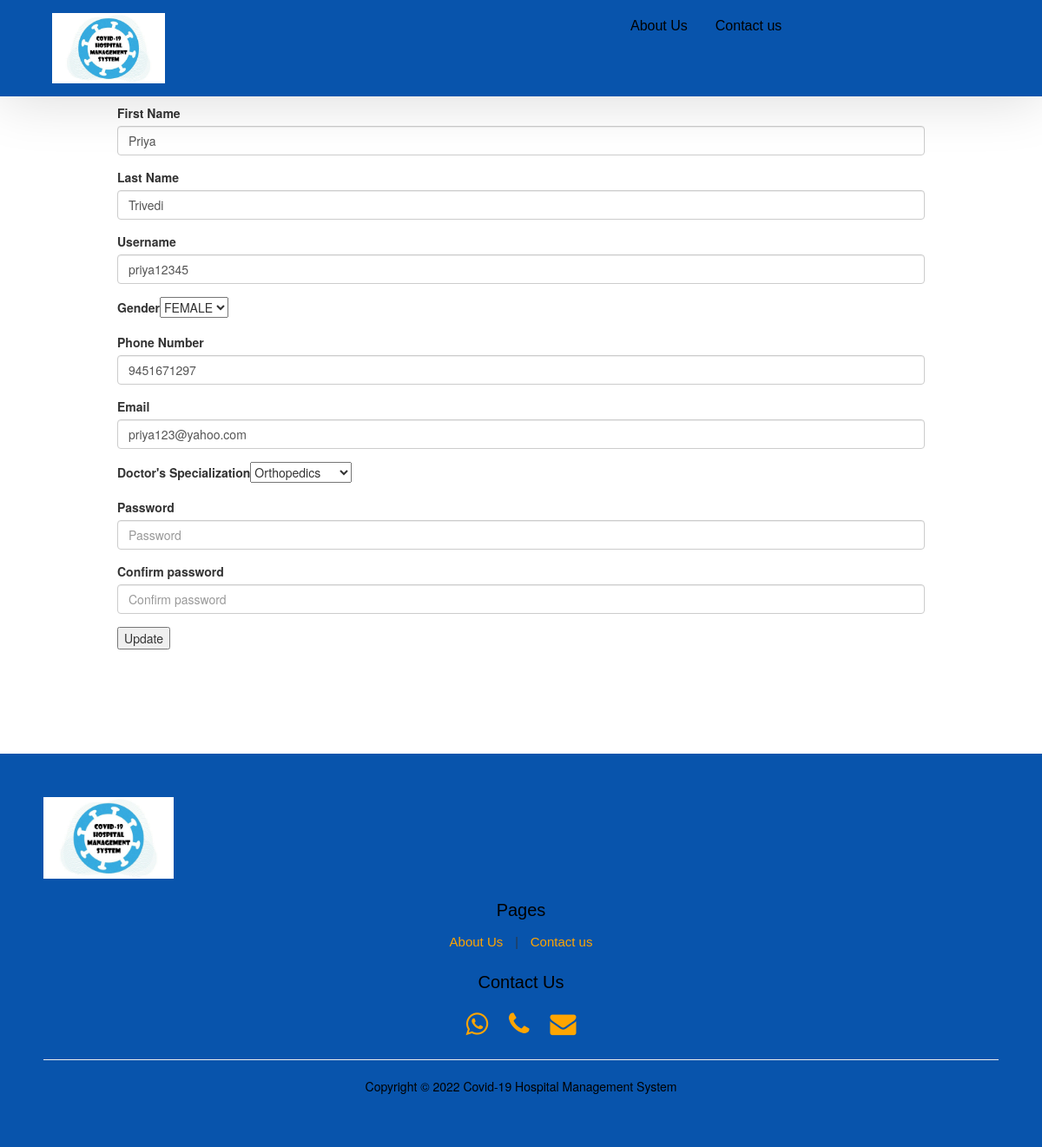
The page /chms/dashboard/doctor/update/priya12345/ (signed in) on the database its author committed.
### chms/models.py (models this page shows, shortened)
class Doctor(models.Model):
    user = models.OneToOneField(User,related_name='doctor',null=True,on_delete=models.CASCADE)
    fname=models.CharField(max_length=20)
    lname=models.CharField(max_length=20)
    username=models.CharField(max_length=20,null=True)
    gender=(
        (1,'FEMALE'),
        (2,'MALE'),
        (3,'OTHER'),
        )
    gnd=MultiSelectField(choices=gender)
    ph_no=models.CharField(max_length=15,null=False, blank=False, unique=True)
    email_id=models.EmailField(max_length=254, unique=True)
    specialist=models.CharField(max_length=20)

### chms/views.py (the view)
# urls.py: path("dashboard/doctor/update/<str:username>/",views.DoctorUpdateView,name='doctor_update'),
@login_required(login_url='login')
def DoctorUpdateView(request,username):
    doctor=get_object_or_404(Doctor,username=username)
    form=DoctorCreateForm(request.POST or None,instance=doctor)
    context={}
    if request.method == 'POST':
        if form.is_valid():
            form.save()
        return redirect("chms:doctor_dashboard")
    return render(request,'chms/doctor_update.html',{'form':form})

### chms/forms.py (shortened to what this page needs)
class DoctorCreateForm(forms.ModelForm):
    fname=forms.CharField(label="First Name")
    lname=forms.CharField(label="Last Name")
    gnd=forms.CharField(label="Gender",widget=forms.Select(choices=gender))
    ph_no=forms.CharField(label="Phone Number")
    email_id=forms.EmailField(label="Email")
    specialist=forms.CharField(label="Doctor's Specialization",widget=forms.Select(choices=sps))
    password1 = forms.CharField(label='Password', widget=forms.PasswordInput)
    password2 = forms.CharField(label='Confirm password', widget=forms.PasswordInput)
    class Meta:
        model = models.Doctor
        fields = ['fname','lname','username','gnd','ph_no','email_id','specialist']

### chms/templates/chms/doctor_update.html (shortened to what this page needs)
{% load bootstrap5 %}
<!DOCTYPE html>
{% load static %}
<html lang="en" dir="ltr">
  <head>
    <link rel="stylesheet" href="https://stackpath.bootstrapcdn.com/bootstrap/3.4.1/css/bootstrap.min.css"
>
    <link rel="stylesheet" href="https://stackpath.bootstrapcdn.com/bootstrap/3.4.1/css/bootstrap-theme.min.css"
>
    <link rel="stylesheet"  href="{% static 'css/master.css' %}">
    <link rel="stylesheet" type="text/css" href="https://stackpath.bootstrapcdn.com/font-awesome/4.7.0/css/font-awesome.min.css">
  </head>
  <body>
    <nav class="nav nav_top">
        <div class="logo">
            <a href="{% url 'home' %}"><img src="{% static "images/CovidLogo.jpeg" %}" width="150"></a>
        </div>
        <div class="nav_side">
           <a href="{% url 'about'%} ">About Us</a>
            <a href="{% url 'contact' %}">Contact us</a>
        </div>
      </nav>
      <div class="container">
        <form action="{% url 'chms:doctor_update' user.username %}" method="POST">
            {% bootstrap_form form %}
            <input type="submit" value="Update">
        </form>
    </div>
      <footer>
        <div class="footer_logo">
            <a href="{% url 'home' %}"><img src="{% static "images/CovidLogo.jpeg" %}" width="150"></a>
        </div>
        <div class="pages">
            <h3>Pages</h3>
            <a href="{% url 'about'%} ">About Us</a> |
            <a href="{% url 'contact' %}">Contact us</a>
        </div>
        <div class="contact">
            <h3>Contact Us</h3>
            <a href="https://api.WhatsApp.com/send?phone=+919838623258" target=_black><i class="fa fa-whatsapp" aria-hidden="true"></i></a>
            <a href="tel:+919838723258"><i class="fa fa-phone" aria-hidden="true"></i></a>
            <a href="mailto: support@abcd.ai"><i class="fa fa-envelope" aria-hidden="true"></i></a>
        </div>
        <hr>
        <p>Copyright &copy; 2022 Covid-19 Hospital Management System</p>
    </footer>
    </body>
  </html>

### static/css/master.css (style rules this page uses)
body { margin: 0px; padding: 0px; font: poppins; width: 100%; }
.nav { background-color: rgb(8, 84, 172); z-index: 9; padding:5px; padding-left: 50px; padding-right: 50px; display: flex; box-shadow: 0px 3px 65px 0px rgba(0,0,0,.15); }
.nav_top { position: fixed; top: 0; right: 0; left: 0; }
.logo { float: left; width: 60%; }
.logo img { padding: 10px; }
.nav_side { float: right; }
.nav_side a { float: left; font-size: 16px; font-family: sans-serif; color: black; text-align: center; padding: 14px 16px; text-decoration: none; }
.container { padding:120px; }
footer { background-color: rgb(8, 84, 172); padding: 50px; position: sticky; }
footer .footer_logo img { background-color: #99A3A4; }
footer .pages { text-align: center; }
footer .pages h3 { color: black; font-size: 20px; font-family: cosmic, sans-serif; padding: 5px; }
footer .pages a { text-decoration: none; margin: 10px; color: orange; font-size: 15px; font-family: cosmic, sans-serif; }
footer .contact { text-align: center; }
footer .contact h3 { color: black; font-size: 20px; font-family: cosmic, sans-serif; padding: 5px; }
footer .contact a { text-decoration: none; font-size: 30px; color: orange; margin: 10px; }
footer p { color: black; text-align: center; }

### rows shown on the page
Doctor: fname "Priya", lname "Trivedi", username "priya12345", gnd "FEMALE", ph_no "9451671297", email_id "priya123@yahoo.com", specialist "Orthopedics"
